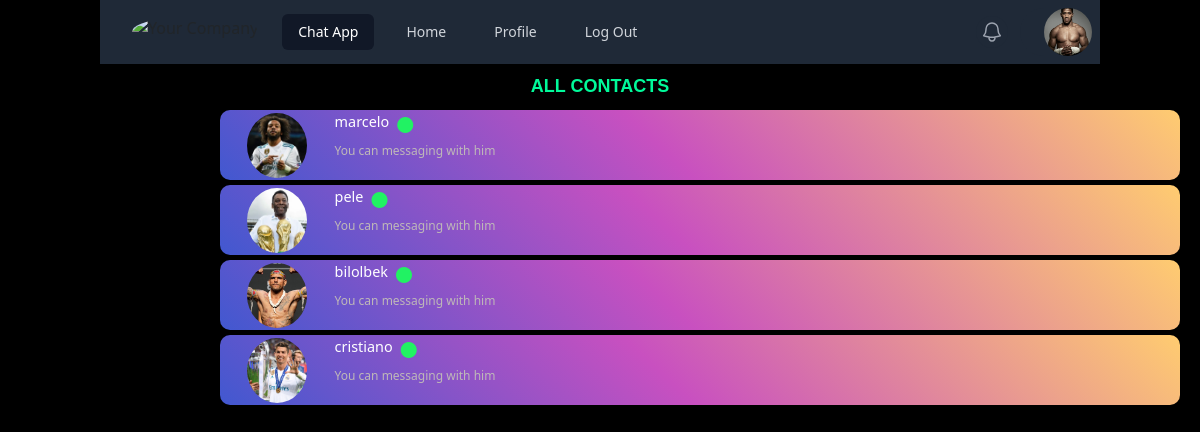
Page / (signed in) on the earlier database version.
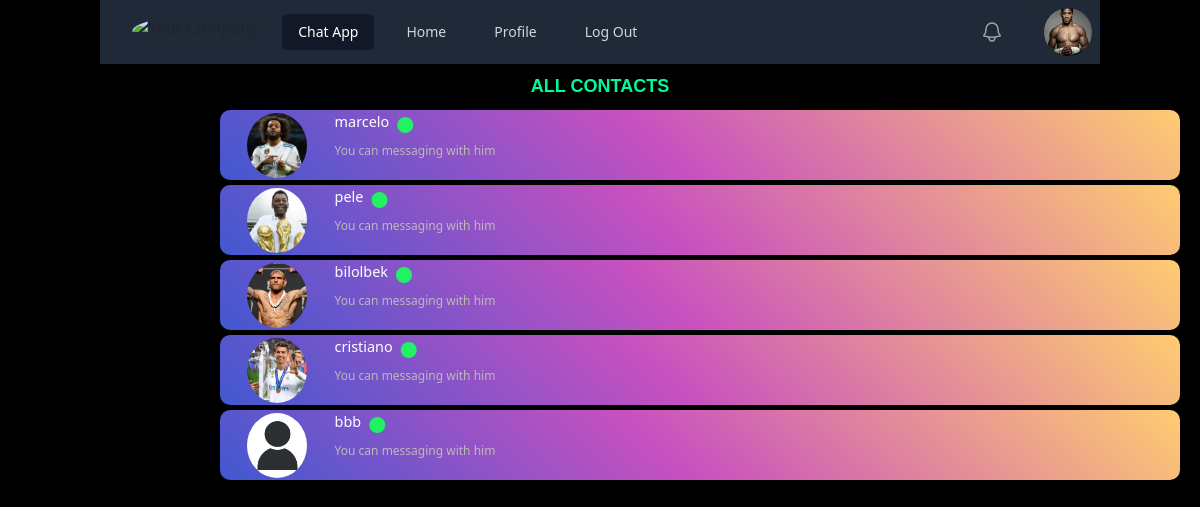
Same page on the later database version.
### users/models.py (models this page shows)
class CustomUser(AbstractUser):
    profile_picture = models.ImageField(default='default_profile_pic.png')

### chats/views.py (the view)
# urls.py: path('', HomePageView.as_view(), name='home'),
class HomePageView(LoginRequiredMixin, View):
    def get(self, request):
        users = CustomUser.objects.all()
        dict_count ={}
        for i in users:
            if i == request.user:
                pass
            else:
                message = Messages.objects.filter(
                    Q(Q(sender=request.user) & Q(recipient=i)) |
                    Q(Q(sender=i) & Q(recipient=request.user))
                )
                count = message.filter(
                    Q(send_status='sending') & Q(sender=i) & Q(recipient=request.user)
                ).count()
                dict_count[i] = count
        context = {
            'dict_count': dict_count,
            'users': users,
        }
        return render(request, 'home.html', context)

### templates/home.html (shortened to what this page needs)
{% extends 'base.html' %}
{% load static %}
{% block content %}
<h1 class="all">ALL CONTACTS</h1>
{% for i in users %}
    {% if i == request.user %}
    {% else %}
        <div class="chats">
            <img src="{{ i.profile_picture.url }}">
            <div class="data">
                <div class="user-anim">
                    <a href="{% url 'contact' i.id %}"><h1>{{ i.username }}</h1></a>
                        <div>
                            <i class="fa-sharp fa-solid fa-circle fa-beat ml-2 mt-1" style="color: #21f263;"></i>
                        </div>
                </div>
                <p>You can messaging with him</p>
            </div>
            {% for keys, values in dict_count.items %}
                {% if keys == i %}
                    {% if values > 0 %}
                        <div class="news">{{ values }}</div>
                    {% else %}
                        <div style="background: none " class="news"></div>
                    {% endif %}
                {% endif %}
            {% endfor %}
        </div>
    {% endif %}
{% endfor %}
{% endblock content %}

### templates/base.html (shortened to what this page needs)
<!DOCTYPE html>
{% load static %}
<html lang="en">
<head>
    <link href="https://cdn.jsdelivr.net/npm/bootstrap@5.0.2/dist/css/bootstrap.min.css" rel="stylesheet">
    <link rel="stylesheet" href="https://cdnjs.cloudflare.com/ajax/libs/font-awesome/6.4.2/css/all.min.css" />
    <link rel="stylesheet/scss" href="{% static 'src/input.css' %}" type="text/css">
    <link rel="stylesheet" href="https://cdnjs.cloudflare.com/ajax/libs/tailwindcss/2.2.19/tailwind.min.css" />
</head>
<body class="container">
<nav class="bg-gray-800">
  <div class="mx-auto max-w-7xl px-2 sm:px-6 lg:px-8">
    <div class="relative flex h-16 items-center justify-between">
      <div class="flex flex-1 items-center justify-center sm:items-stretch sm:justify-start">
        <div class="flex flex-shrink-0 items-center">
          <img class="h-8 w-auto" src="https://tailwindui.com/img/logos/mark.svg?color=indigo&shade=500" alt="Your Company">
        </div>
        <div class="hidden sm:ml-6 sm:block">
          <div class="flex space-x-4">
            <a href="#" class="bg-gray-900 text-white rounded-md px-3 py-2 text-sm font-medium" aria-current="page">Chat App</a>
            <a href="{% url 'home' %}" class="text-gray-300 hover:bg-gray-700 hover:text-white rounded-md px-3 py-2 text-sm font-medium">Home</a>
            <a href="{% url 'profile' %}" class="text-gray-300 hover:bg-gray-700 hover:text-white rounded-md px-3 py-2 text-sm font-medium">Profile</a>
            <a href="{% url 'logout' %}" class="text-gray-300 hover:bg-gray-700 hover:text-white rounded-md px-3 py-2 text-sm font-medium">Log Out</a>
          </div>
        </div>
      </div>
      <div class="absolute inset-y-0 right-0 flex items-center pr-2 sm:static sm:inset-auto sm:ml-6 sm:pr-0">
        <button type="button" class="relative rounded-full bg-gray-800 p-1 text-gray-400 hover:text-white focus:outline-none focus:ring-2 focus:ring-white focus:ring-offset-2 focus:ring-offset-gray-800">
          <span class="absolute -inset-1.5"></span>
        </button>
        <div class="relative ml-3">
          <div>
            <a href="{% url 'profile' %}"><button type="button" class="relative flex rounded-full bg-gray-800 text-sm" id="user-menu-button" aria-expanded="false" aria-haspopup="true">
              <span class="absolute -inset-1.5"></span>
              <img style="background-size: cover; object-fit: cover" class="h-12 w-12 rounded-full" src="{{ request.user.profile_picture.url }}" alt="">
            </button></a>
          </div>
        </div>
      </div>
    </div>
  </div>
</nav>
{% block content %}
{% endblock content %}
</body>
</html>

### templates/base.html (style rules this page uses)
body { background-color: black; }

### templates/home.html (style rules this page uses)
.chats { width: 80vw; height: 70px; background-color: #4158D0; background-image: linear-gradient(43deg, #4158D0 0%, #C850C0 46%, #FFCC70 100%); border: none; display: flex; flex-direction: row; justify-content: space-between; padding: 3px; border-radius: 10px; margin-left: 10vw; margin-top: 5px; }
body { background-color: black; }
.chats .data { display: flex; flex-direction: column; margin-right: 50vw; }
.chats .data .user-anim { display: flex; flex-direction: row; }
img { border-radius: 50%; background-size: cover; object-fit: cover; width: 60px; height: 65px; background-repeat: repeat-y; margin-left: 2vw; }
.chats .data .user-anim h1 { font-size: 1.2vw; color: white; display: flex; }
.chats .data p { font-size: 1vw; color: rgb(191, 184, 184); font-weight: 500; margin-top: 5px; }
.chats .news { width: 30px; height: 30px; background-color: #F31559; color: bisque; border-radius: 50%; margin-top: 1vw; margin-right: 2vw; padding: 3px; text-align: center; }
.all { color: mediumspringgreen; font-family: sans-serif; font-weight: bold; text-align: center; margin: 1vw; font-size: 1.5vw; }

Differences in the rows shown:
added CustomUser: profile_picture (placeholder picture), username "bbb"
